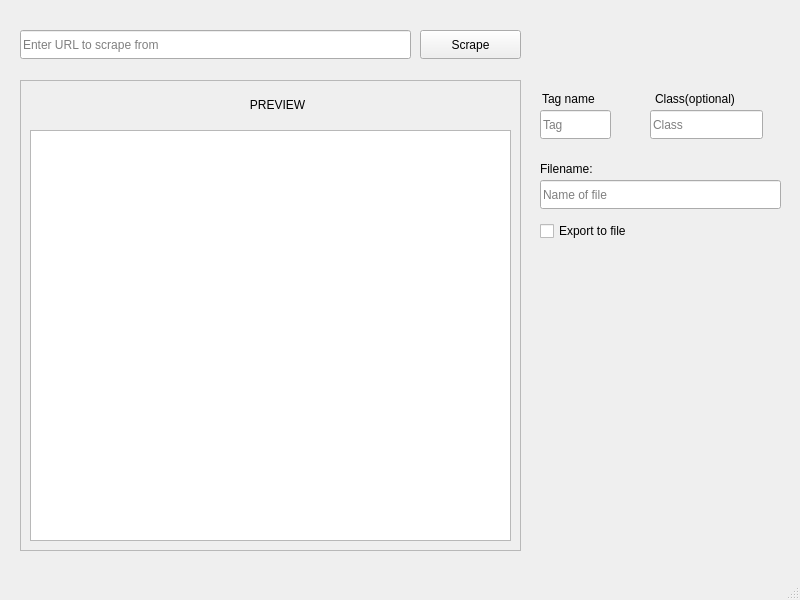
<?xml version="1.0" encoding="UTF-8"?>
<ui version="4.0">
 <class>MainWindow</class>
 <widget class="QMainWindow" name="MainWindow">
  <property name="geometry">
   <rect>
    <x>0</x>
    <y>0</y>
    <width>800</width>
    <height>600</height>
   </rect>
  </property>
  <property name="windowTitle">
   <string>MainWindow</string>
  </property>
  <widget class="QWidget" name="centralwidget">
   <widget class="QLineEdit" name="lineEdit">
    <property name="geometry">
     <rect>
      <x>20</x>
      <y>30</y>
      <width>391</width>
      <height>29</height>
     </rect>
    </property>
    <property name="placeholderText">
     <string>Enter URL to scrape from</string>
    </property>
   </widget>
   <widget class="QPushButton" name="pushButton">
    <property name="geometry">
     <rect>
      <x>420</x>
      <y>30</y>
      <width>101</width>
      <height>29</height>
     </rect>
    </property>
    <property name="text">
     <string>Scrape</string>
    </property>
   </widget>
   <widget class="QFrame" name="frame">
    <property name="geometry">
     <rect>
      <x>20</x>
      <y>80</y>
      <width>501</width>
      <height>471</height>
     </rect>
    </property>
    <property name="frameShape">
     <enum>QFrame::StyledPanel</enum>
    </property>
    <property name="frameShadow">
     <enum>QFrame::Raised</enum>
    </property>
    <widget class="QTextEdit" name="textEdit">
     <property name="geometry">
      <rect>
       <x>10</x>
       <y>50</y>
       <width>481</width>
       <height>411</height>
      </rect>
     </property>
    </widget>
    <widget class="QLabel" name="label">
     <property name="geometry">
      <rect>
       <x>27</x>
       <y>9</y>
       <width>461</width>
       <height>31</height>
      </rect>
     </property>
     <property name="styleSheet">
      <string notr="true"/>
     </property>
     <property name="text">
      <string>PREVIEW</string>
     </property>
     <property name="alignment">
      <set>Qt::AlignCenter</set>
     </property>
    </widget>
   </widget>
   <widget class="QLineEdit" name="lineEdit_2">
    <property name="geometry">
     <rect>
      <x>540</x>
      <y>110</y>
      <width>71</width>
      <height>29</height>
     </rect>
    </property>
    <property name="toolTip">
     <string>Enter desired tag for scraping</string>
    </property>
    <property name="placeholderText">
     <string>Tag</string>
    </property>
   </widget>
   <widget class="QLabel" name="label_2">
    <property name="geometry">
     <rect>
      <x>542</x>
      <y>90</y>
      <width>68</width>
      <height>17</height>
     </rect>
    </property>
    <property name="text">
     <string>Tag name</string>
    </property>
   </widget>
   <widget class="QLabel" name="label_3">
    <property name="geometry">
     <rect>
      <x>655</x>
      <y>90</y>
      <width>101</width>
      <height>17</height>
     </rect>
    </property>
    <property name="text">
     <string>Class(optional)</string>
    </property>
   </widget>
   <widget class="QLineEdit" name="lineEdit_3">
    <property name="geometry">
     <rect>
      <x>650</x>
      <y>110</y>
      <width>113</width>
      <height>29</height>
     </rect>
    </property>
    <property name="toolTip">
     <string>Leave blank if none</string>
    </property>
    <property name="placeholderText">
     <string>Class</string>
    </property>
   </widget>
   <widget class="QCheckBox" name="checkBox">
    <property name="geometry">
     <rect>
      <x>540</x>
      <y>220</y>
      <width>121</width>
      <height>22</height>
     </rect>
    </property>
    <property name="text">
     <string>Export to file</string>
    </property>
   </widget>
   <widget class="QLineEdit" name="lineEdit_4">
    <property name="geometry">
     <rect>
      <x>540</x>
      <y>180</y>
      <width>241</width>
      <height>29</height>
     </rect>
    </property>
    <property name="toolTip">
     <string>Name of exported file</string>
    </property>
    <property name="placeholderText">
     <string>Name of file</string>
    </property>
   </widget>
   <widget class="QLabel" name="label_4">
    <property name="geometry">
     <rect>
      <x>540</x>
      <y>160</y>
      <width>68</width>
      <height>17</height>
     </rect>
    </property>
    <property name="text">
     <string>Filename:</string>
    </property>
   </widget>
  </widget>
  <widget class="QMenuBar" name="menubar">
   <property name="geometry">
    <rect>
     <x>0</x>
     <y>0</y>
     <width>800</width>
     <height>23</height>
    </rect>
   </property>
  </widget>
  <widget class="QStatusBar" name="statusbar"/>
 </widget>
 <resources/>
 <connections/>
</ui>
